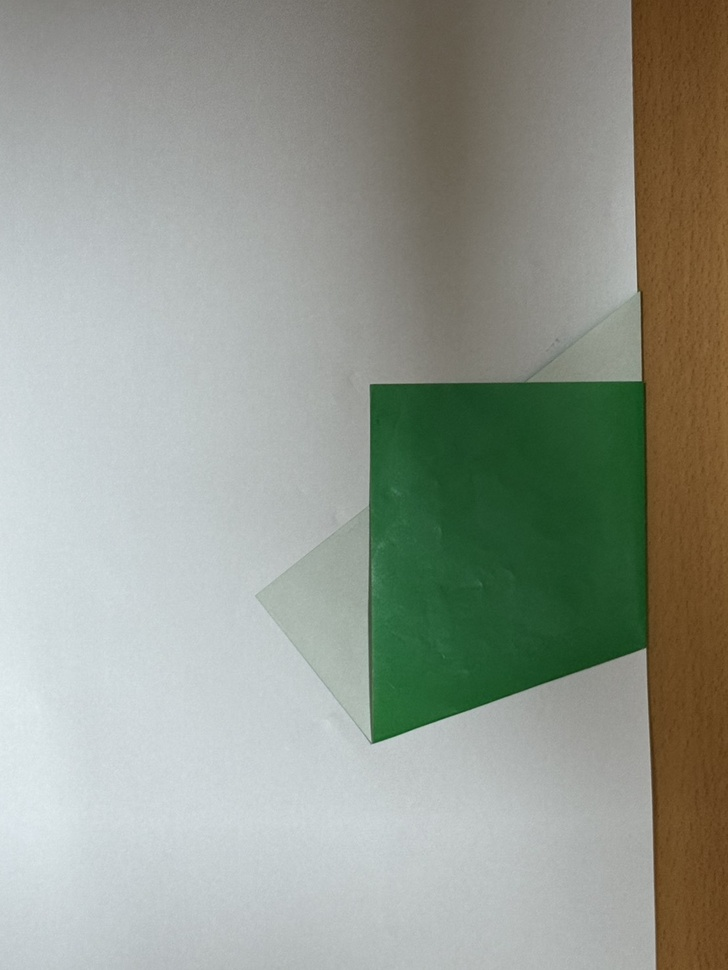
#> input picture summer_vacation/fold_paper_2/img/2.jpg, 728 x 970 px, shrunk from 1108 x 1477 before the run, given in place of 2.png, which was not available
$ python Sq.py
#> lines starting #> are read from the running program, lines starting #| are printed output that depends on the picture; after the words box and inside, x2 and y2 are one past the last pixel; in counts of white or black regions, pixels touching at a corner belong together; pictures that were not available may be replaced by others from this repository, and a replacement may not be noted
import cv2
import numpy as np
import math


# [123 lines left out: functions calculate_angle, is_non_right_angle_parallelogram, not called in this run]


def detect_non_right_angle_parallelograms(image_path):
    """檢測圖片中的非直角平行四邊形"""
#> called with image_path = 'result/Square/2.png'
    # 讀取圖片
    img = cv2.imread(image_path)
#> img is the input picture: shape (970, 728, 3); mean B, G, R 142.7, 153.1, 147.6
    if img is None:
        print("無法讀取圖片")
        return

    # 轉換為灰度圖
    gray = cv2.cvtColor(img, cv2.COLOR_BGR2GRAY)
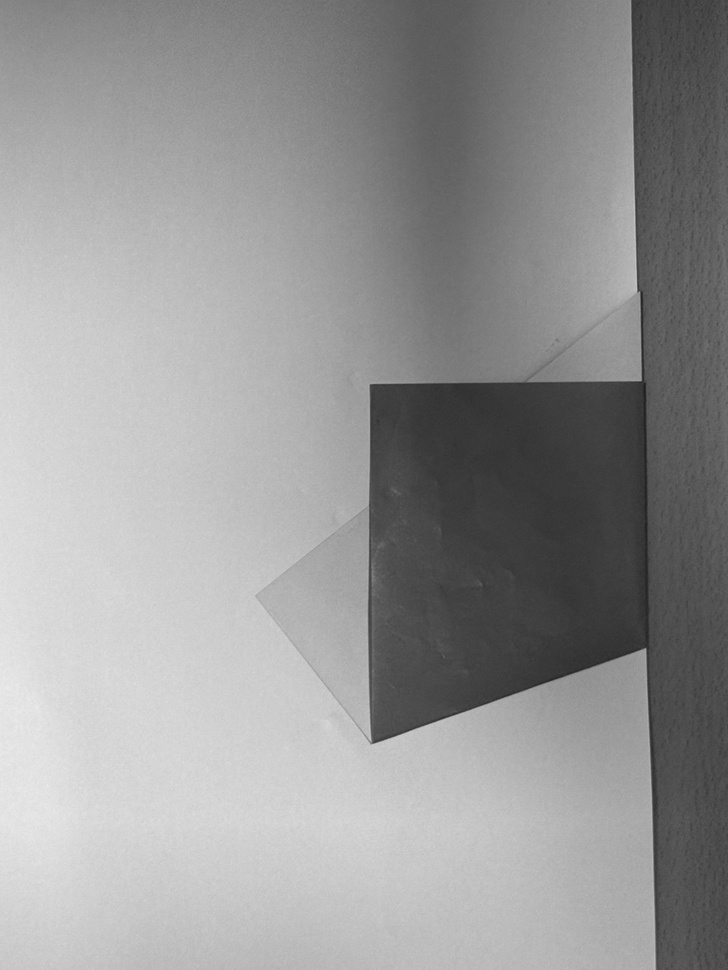
#> gray: shape (970, 728); min 27, max 236, mean 150.3

    # 邊緣檢測
    edges = cv2.Canny(gray, 50, 150)
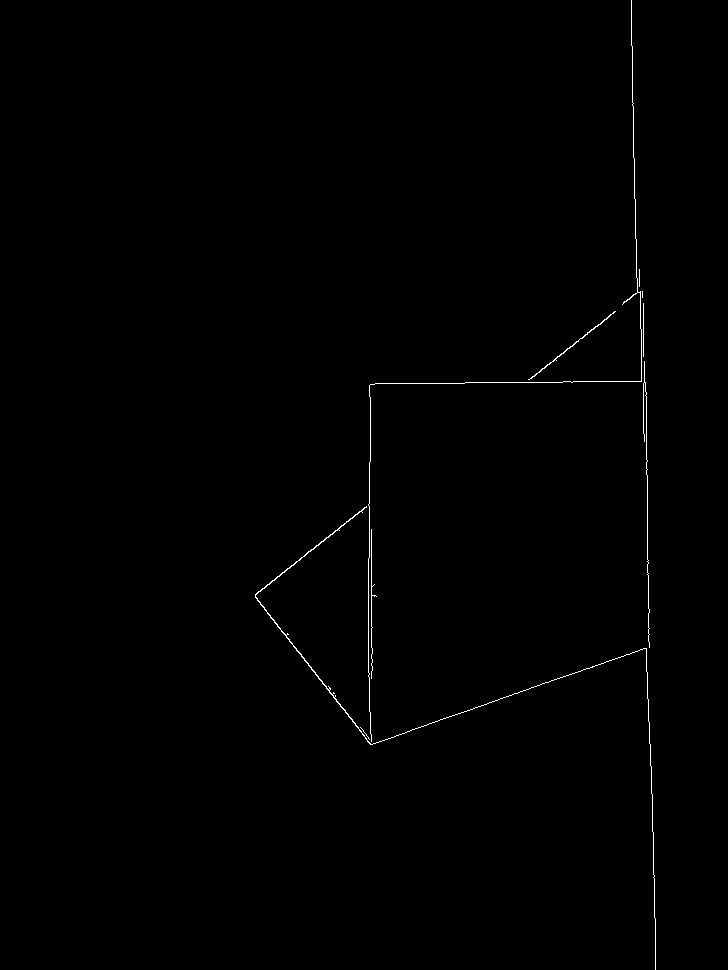
#> edges: shape (970, 728); 0.4% white in thin lines or dots, all inside (x1, y1, x2, y2) = (255, 0, 656, 970)

    # 尋找輪廓 - 只檢測外輪廓
    contours, hierarchy = cv2.findContours(
        edges, cv2.RETR_EXTERNAL, cv2.CHAIN_APPROX_SIMPLE
    )
#> contours = 9 contours, 7 with area under 20; largest, box (x1, y1, x2, y2) and area: (255, 506, 656, 970) 198, (528, 311, 616, 380) 60

    # 檢測結果
    non_right_parallelograms = []
    all_shapes = []

    # 對輪廓按面積排序，優先處理較大的輪廓
    contours = sorted(contours, key=cv2.contourArea, reverse=True)

    for i, contour in enumerate(contours):
        # 過濾太小的輪廓
        area = cv2.contourArea(contour)
        if area < 1000:
            continue

        is_non_right, message = is_non_right_angle_parallelogram(contour)
        all_shapes.append((contour, message))

        if is_non_right:
            non_right_parallelograms.append((contour, message))
            # 在圖片上標記非直角平行四邊形
            cv2.drawContours(img, [contour], -1, (0, 255, 0), 2)

            # 標記輪廓編號和面積
            M = cv2.moments(contour)
            if M["m00"] != 0:
                cx = int(M["m10"] / M["m00"])
                cy = int(M["m01"] / M["m00"])
                cv2.putText(
                    img,
                    f"Non-Right Parallelogram {len(non_right_parallelograms)} (Area:{int(area)})",
                    (cx - 90, cy),
                    cv2.FONT_HERSHEY_SIMPLEX,
                    0.4,
                    (0, 255, 0),
                    1,
                )
#> this loop made 9 passes
#> area on passes 1 to 2: 198.5, 60.5
#> after the loop, all_shapes = []; non_right_parallelograms = []

    # 顯示結果
    cv2.imshow("Non-Right Angle Parallelograms Detection", img)
    cv2.waitKey(0)
    cv2.destroyAllWindows()

    # 輸出檢測結果
    print(f"\n=== 圖形檢測結果 (僅外輪廓) ===")
    print(f"總共檢測到 {len(all_shapes)} 個四邊形:")
#| 總共檢測到 0 個四邊形:

    for i, (contour, message) in enumerate(all_shapes, 1):
        area = cv2.contourArea(contour)
        print(f"圖形 {i} (面積:{int(area)}): {message}")
#> this loop made 0 passes

    if non_right_parallelograms:
        print(f"\n其中有 {len(non_right_parallelograms)} 個非直角平行四邊形:")
        for i, (contour, message) in enumerate(non_right_parallelograms, 1):
            print(f"非直角平行四邊形 {i}: {message}")
    else:
        print("\n未檢測到非直角平行四邊形")


# 使用範例
if __name__ == "__main__":
    # 替換為您的圖片路徑
    image_path = "result/Square/2.png"
    detect_non_right_angle_parallelograms(image_path)

    # 從圖片中檢測輪廓進行測試
    test_img = cv2.imread(image_path)
    if test_img is not None:
        # 轉換為灰度圖
        test_gray = cv2.cvtColor(test_img, cv2.COLOR_BGR2GRAY)

        # 邊緣檢測
        test_edges = cv2.Canny(test_gray, 50, 150)

        # 尋找輪廓 - 只檢測外輪廓
        test_contours, test_hierarchy = cv2.findContours(
            test_edges, cv2.RETR_EXTERNAL, cv2.CHAIN_APPROX_SIMPLE
        )
#> test_contours has the same summary as contours in detect_non_right_angle_parallelograms; test_hierarchy = [[1, -1, -1, -1], [2, 0, -1, -1], [3, 1, -1, -1], [4, 2, -1, -1], [5, 3, -1, -1], [6, 4, -1, -1], [7, 5, -1, -1], [8, 6, -1, -1], [-1, 7, -1, -1]]

        # 測試第一個面積足夠大的輪廓
        # 按面積排序，選擇最大的輪廓
        test_contours = sorted(test_contours, key=cv2.contourArea, reverse=True)

        for contour in test_contours:
            area = cv2.contourArea(contour)
            if area >= 1000:
                is_non_right, message = is_non_right_angle_parallelogram(contour)
                print(f"測試輪廓結果 (面積:{int(area)}): {message}")
                break
        else:
            print("未找到面積足夠大的輪廓進行測試")
    else:
        print("無法讀取測試圖片")

$ run again, with summer_vacation/fold_paper_2/img/1.jpg copied over summer_vacation/fold_paper_2/img/2.jpg
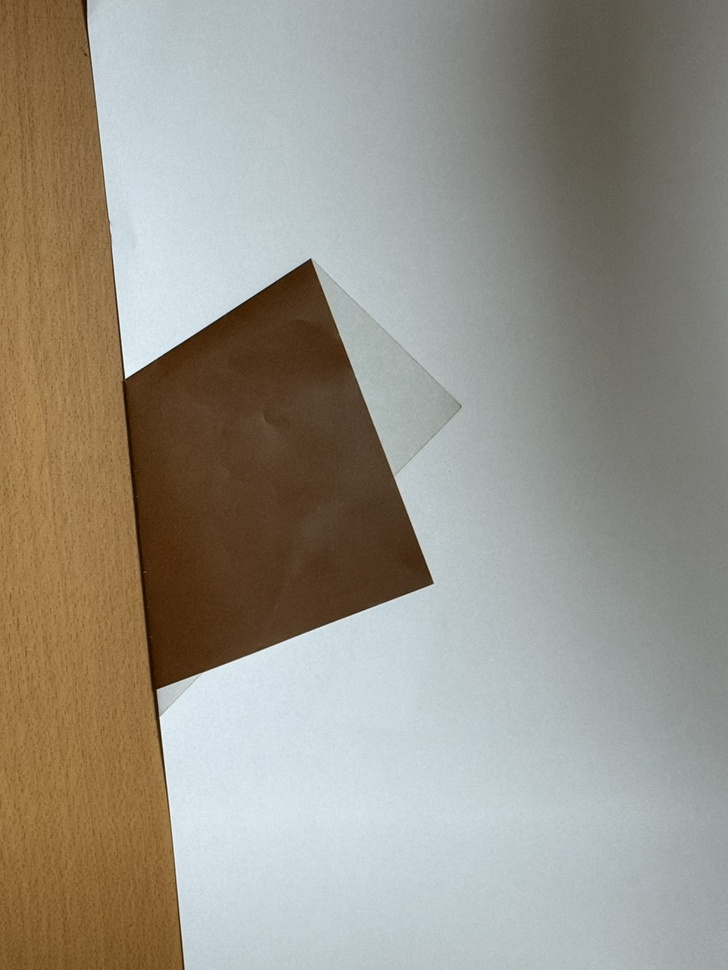
#> input picture summer_vacation/fold_paper_2/img/1.jpg, 728 x 970 px, shrunk from 1108 x 1477 before the run, given in place of 2.png, which was not available
#> in detect_non_right_angle_parallelograms, img is the input picture: shape (970, 728, 3); mean B, G, R 135.9, 146.9, 151.6
#> in detect_non_right_angle_parallelograms, `gray = cv2.cvtColor(img, cv2.COLOR_BGR2GRAY)`:
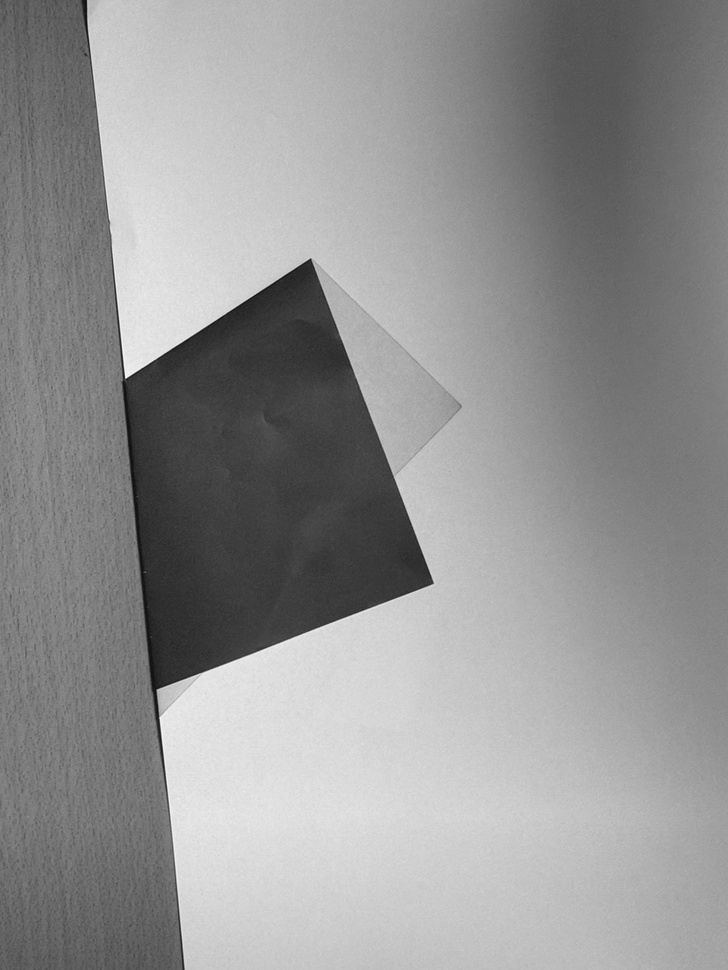
#> gray: shape (970, 728); min 11, max 251, mean 147
#> in detect_non_right_angle_parallelograms, `edges = cv2.Canny(gray, 50, 150)`:
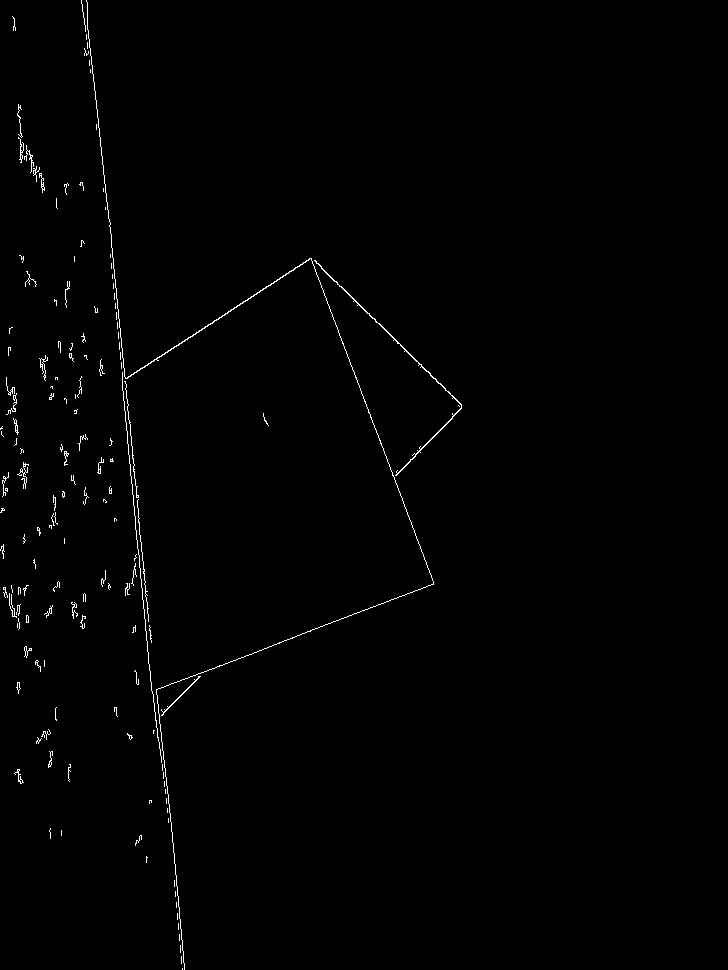
#> edges: shape (970, 728); 0.74% white in thin lines or dots, all inside (x1, y1, x2, y2) = (0, 0, 462, 970)
#> contours = 149 contours, 143 with area under 20; largest, box (x1, y1, x2, y2) and area: (314, 260, 462, 476) 192, (86, 0, 434, 970) 134, (161, 676, 201, 716) 38, (39, 355, 48, 381) 25, (13, 418, 19, 435) 24, (24, 646, 32, 658) 23
#> the loop in detect_non_right_angle_parallelograms, `for i, contour in enumerate(contours):` made 149 passes
#> area on passes 1 to 6: 192.5, 134, 38.5, 25, 23.5, 23
#> after the loop in detect_non_right_angle_parallelograms, `for i, contour in enumerate(contours):`: all_shapes = []
#| 總共檢測到 0 個四邊形:
#> test_contours has the same summary as contours in detect_non_right_angle_parallelograms; test_hierarchy = 149 rows, first 6: [1, -1, -1, -1], [2, 0, -1, -1], [3, 1, -1, -1], [4, 2, -1, -1], [5, 3, -1, -1], [6, 4, -1, -1]
#> the loop `for contour in test_contours:` made 149 passes
#> (printed output is left out)

$ run again, with summer_vacation/fold_paper_2/img/5.jpg copied over summer_vacation/fold_paper_2/img/2.jpg
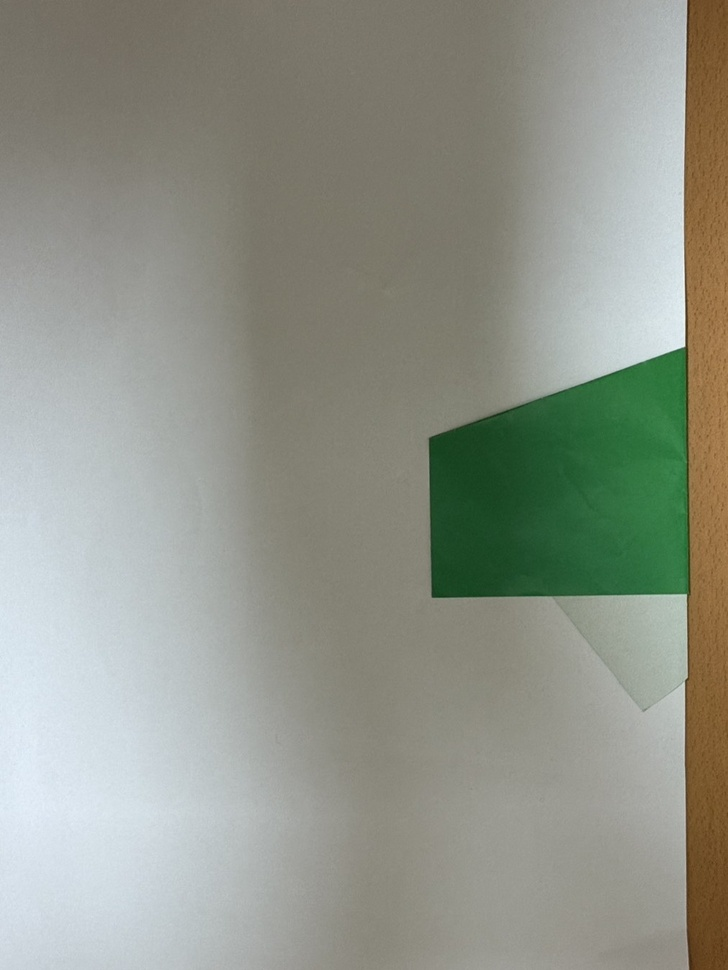
#> input picture summer_vacation/fold_paper_2/img/5.jpg, 728 x 970 px, shrunk from 1011 x 1347 before the run, given in place of 2.png, which was not available
#> in detect_non_right_angle_parallelograms, img is the input picture: shape (970, 728, 3); mean B, G, R 137.9, 148.9, 145.3
#> in detect_non_right_angle_parallelograms, `gray = cv2.cvtColor(img, cv2.COLOR_BGR2GRAY)`:
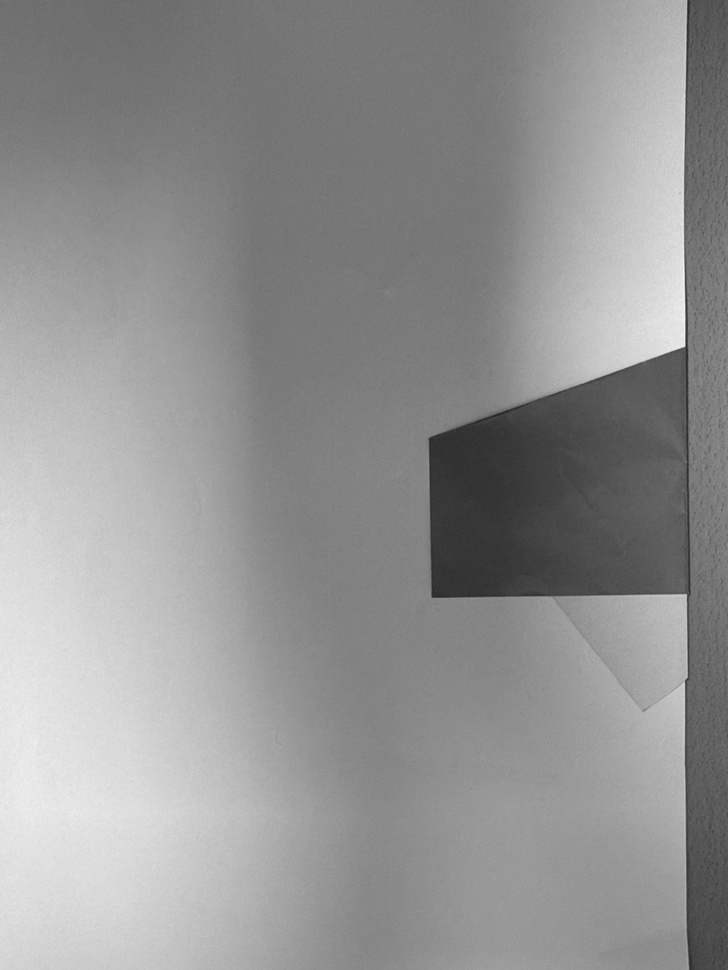
#> gray: shape (970, 728); min 34, max 249, mean 146.6
#> in detect_non_right_angle_parallelograms, `edges = cv2.Canny(gray, 50, 150)`:
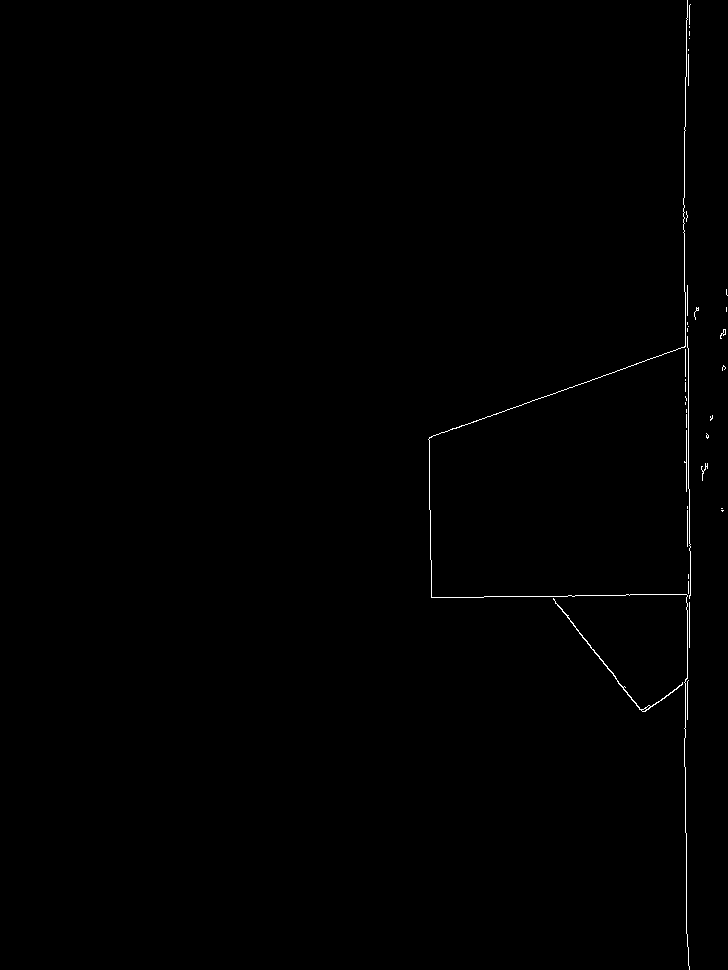
#> edges: shape (970, 728); 0.35% white in thin lines or dots, all inside (x1, y1, x2, y2) = (428, 0, 728, 970)
#> contours = 38 contours, 37 with area under 20; largest, box (x1, y1, x2, y2) and area: (553, 598, 683, 712) 126
#> the loop in detect_non_right_angle_parallelograms, `for i, contour in enumerate(contours):` made 38 passes
#> area on pass 1: 126.5
#> after the loop in detect_non_right_angle_parallelograms, `for i, contour in enumerate(contours):`: all_shapes = []
#| 總共檢測到 0 個四邊形:
#> test_contours has the same summary as contours in detect_non_right_angle_parallelograms; test_hierarchy = 38 rows, first 6: [1, -1, -1, -1], [2, 0, -1, -1], [3, 1, -1, -1], [4, 2, -1, -1], [5, 3, -1, -1], [6, 4, -1, -1]
#> the loop `for contour in test_contours:` made 38 passes
#> (printed output is left out)
